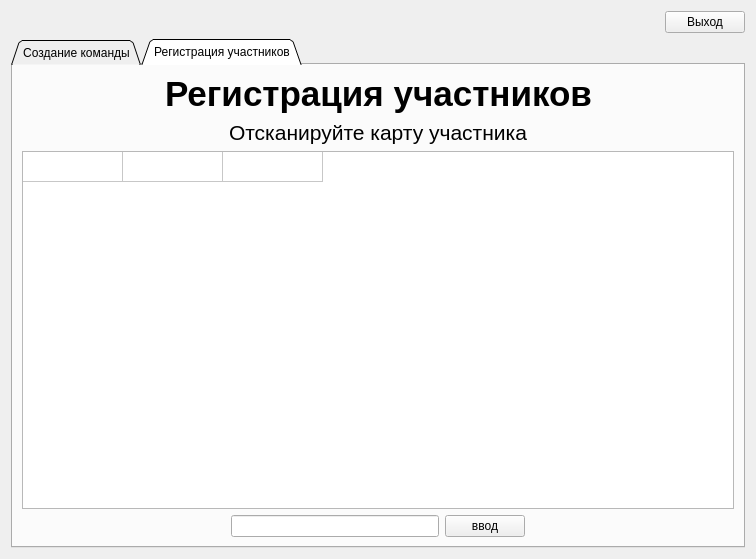
<?xml version="1.0" encoding="UTF-8"?>
<ui version="4.0">
 <class>Login</class>
 <widget class="QWidget" name="Login">
  <property name="windowModality">
   <enum>Qt::ApplicationModal</enum>
  </property>
  <property name="geometry">
   <rect>
    <x>0</x>
    <y>0</y>
    <width>756</width>
    <height>559</height>
   </rect>
  </property>
  <property name="windowTitle">
   <string>Form</string>
  </property>
  <layout class="QVBoxLayout" name="verticalLayout_3">
   <item>
    <layout class="QHBoxLayout" name="horizontalLayout_7">
     <item>
      <spacer name="horizontalSpacer_13">
       <property name="orientation">
        <enum>Qt::Horizontal</enum>
       </property>
       <property name="sizeHint" stdset="0">
        <size>
         <width>40</width>
         <height>20</height>
        </size>
       </property>
      </spacer>
     </item>
     <item>
      <widget class="QPushButton" name="exit_btn">
       <property name="text">
        <string>Выход</string>
       </property>
      </widget>
     </item>
    </layout>
   </item>
   <item>
    <widget class="QTabWidget" name="tabWidget">
     <property name="tabPosition">
      <enum>QTabWidget::North</enum>
     </property>
     <property name="tabShape">
      <enum>QTabWidget::Triangular</enum>
     </property>
     <property name="currentIndex">
      <number>1</number>
     </property>
     <property name="elideMode">
      <enum>Qt::ElideNone</enum>
     </property>
     <property name="tabsClosable">
      <bool>false</bool>
     </property>
     <property name="movable">
      <bool>false</bool>
     </property>
     <property name="tabBarAutoHide">
      <bool>false</bool>
     </property>
     <widget class="QWidget" name="tab_create">
      <attribute name="title">
       <string>Создание команды</string>
      </attribute>
      <layout class="QVBoxLayout" name="verticalLayout">
       <item>
        <layout class="QHBoxLayout" name="horizontalLayout">
         <item>
          <spacer name="horizontalSpacer">
           <property name="orientation">
            <enum>Qt::Horizontal</enum>
           </property>
           <property name="sizeHint" stdset="0">
            <size>
             <width>40</width>
             <height>20</height>
            </size>
           </property>
          </spacer>
         </item>
         <item>
          <widget class="QLabel" name="label">
           <property name="font">
            <font>
             <pointsize>26</pointsize>
             <weight>75</weight>
             <bold>true</bold>
            </font>
           </property>
           <property name="layoutDirection">
            <enum>Qt::LeftToRight</enum>
           </property>
           <property name="text">
            <string>Создание команды</string>
           </property>
          </widget>
         </item>
         <item>
          <spacer name="horizontalSpacer_2">
           <property name="orientation">
            <enum>Qt::Horizontal</enum>
           </property>
           <property name="sizeHint" stdset="0">
            <size>
             <width>40</width>
             <height>20</height>
            </size>
           </property>
          </spacer>
         </item>
        </layout>
       </item>
       <item>
        <spacer name="verticalSpacer">
         <property name="orientation">
          <enum>Qt::Vertical</enum>
         </property>
         <property name="sizeHint" stdset="0">
          <size>
           <width>20</width>
           <height>40</height>
          </size>
         </property>
        </spacer>
       </item>
       <item>
        <layout class="QHBoxLayout" name="horizontalLayout_2">
         <item>
          <spacer name="horizontalSpacer_4">
           <property name="orientation">
            <enum>Qt::Horizontal</enum>
           </property>
           <property name="sizeHint" stdset="0">
            <size>
             <width>40</width>
             <height>20</height>
            </size>
           </property>
          </spacer>
         </item>
         <item>
          <widget class="QLabel" name="label_2">
           <property name="font">
            <font>
             <pointsize>16</pointsize>
            </font>
           </property>
           <property name="text">
            <string>Отсканируйте карту кладовщика</string>
           </property>
          </widget>
         </item>
         <item>
          <spacer name="horizontalSpacer_3">
           <property name="orientation">
            <enum>Qt::Horizontal</enum>
           </property>
           <property name="sizeHint" stdset="0">
            <size>
             <width>40</width>
             <height>20</height>
            </size>
           </property>
          </spacer>
         </item>
        </layout>
       </item>
       <item>
        <spacer name="verticalSpacer_2">
         <property name="orientation">
          <enum>Qt::Vertical</enum>
         </property>
         <property name="sizeHint" stdset="0">
          <size>
           <width>20</width>
           <height>40</height>
          </size>
         </property>
        </spacer>
       </item>
       <item>
        <layout class="QHBoxLayout" name="horizontalLayout_3">
         <item>
          <spacer name="horizontalSpacer_5">
           <property name="orientation">
            <enum>Qt::Horizontal</enum>
           </property>
           <property name="sizeHint" stdset="0">
            <size>
             <width>40</width>
             <height>20</height>
            </size>
           </property>
          </spacer>
         </item>
         <item>
          <widget class="QLineEdit" name="lineEdit"/>
         </item>
         <item>
          <widget class="QPushButton" name="pushButton">
           <property name="text">
            <string>ввод</string>
           </property>
          </widget>
         </item>
         <item>
          <spacer name="horizontalSpacer_6">
           <property name="orientation">
            <enum>Qt::Horizontal</enum>
           </property>
           <property name="sizeHint" stdset="0">
            <size>
             <width>40</width>
             <height>20</height>
            </size>
           </property>
          </spacer>
         </item>
        </layout>
       </item>
      </layout>
     </widget>
     <widget class="QWidget" name="tab_register">
      <attribute name="title">
       <string>Регистрация участников</string>
      </attribute>
      <layout class="QVBoxLayout" name="verticalLayout_2">
       <item>
        <layout class="QHBoxLayout" name="horizontalLayout_4">
         <item>
          <spacer name="horizontalSpacer_7">
           <property name="orientation">
            <enum>Qt::Horizontal</enum>
           </property>
           <property name="sizeHint" stdset="0">
            <size>
             <width>40</width>
             <height>20</height>
            </size>
           </property>
          </spacer>
         </item>
         <item>
          <widget class="QLabel" name="label_3">
           <property name="font">
            <font>
             <pointsize>26</pointsize>
             <weight>75</weight>
             <bold>true</bold>
            </font>
           </property>
           <property name="layoutDirection">
            <enum>Qt::LeftToRight</enum>
           </property>
           <property name="text">
            <string>Регистрация участников</string>
           </property>
          </widget>
         </item>
         <item>
          <spacer name="horizontalSpacer_8">
           <property name="orientation">
            <enum>Qt::Horizontal</enum>
           </property>
           <property name="sizeHint" stdset="0">
            <size>
             <width>40</width>
             <height>20</height>
            </size>
           </property>
          </spacer>
         </item>
        </layout>
       </item>
       <item>
        <layout class="QHBoxLayout" name="horizontalLayout_5">
         <item>
          <spacer name="horizontalSpacer_10">
           <property name="orientation">
            <enum>Qt::Horizontal</enum>
           </property>
           <property name="sizeHint" stdset="0">
            <size>
             <width>40</width>
             <height>20</height>
            </size>
           </property>
          </spacer>
         </item>
         <item>
          <widget class="QLabel" name="label_4">
           <property name="font">
            <font>
             <pointsize>16</pointsize>
            </font>
           </property>
           <property name="text">
            <string>Отсканируйте карту участника</string>
           </property>
          </widget>
         </item>
         <item>
          <spacer name="horizontalSpacer_9">
           <property name="orientation">
            <enum>Qt::Horizontal</enum>
           </property>
           <property name="sizeHint" stdset="0">
            <size>
             <width>40</width>
             <height>20</height>
            </size>
           </property>
          </spacer>
         </item>
        </layout>
       </item>
       <item>
        <widget class="QTableWidget" name="tbl">
         <property name="autoScroll">
          <bool>true</bool>
         </property>
         <property name="alternatingRowColors">
          <bool>false</bool>
         </property>
         <property name="rowCount">
          <number>1</number>
         </property>
         <property name="columnCount">
          <number>3</number>
         </property>
         <attribute name="horizontalHeaderVisible">
          <bool>false</bool>
         </attribute>
         <attribute name="verticalHeaderVisible">
          <bool>false</bool>
         </attribute>
         <row/>
         <column/>
         <column/>
         <column/>
        </widget>
       </item>
       <item>
        <layout class="QHBoxLayout" name="horizontalLayout_6">
         <item>
          <spacer name="horizontalSpacer_11">
           <property name="orientation">
            <enum>Qt::Horizontal</enum>
           </property>
           <property name="sizeHint" stdset="0">
            <size>
             <width>40</width>
             <height>20</height>
            </size>
           </property>
          </spacer>
         </item>
         <item>
          <widget class="QLineEdit" name="lineEdit_2"/>
         </item>
         <item>
          <widget class="QPushButton" name="pushButton_2">
           <property name="text">
            <string>ввод</string>
           </property>
          </widget>
         </item>
         <item>
          <spacer name="horizontalSpacer_12">
           <property name="orientation">
            <enum>Qt::Horizontal</enum>
           </property>
           <property name="sizeHint" stdset="0">
            <size>
             <width>40</width>
             <height>20</height>
            </size>
           </property>
          </spacer>
         </item>
        </layout>
       </item>
      </layout>
     </widget>
    </widget>
   </item>
  </layout>
 </widget>
 <resources/>
 <connections/>
</ui>
